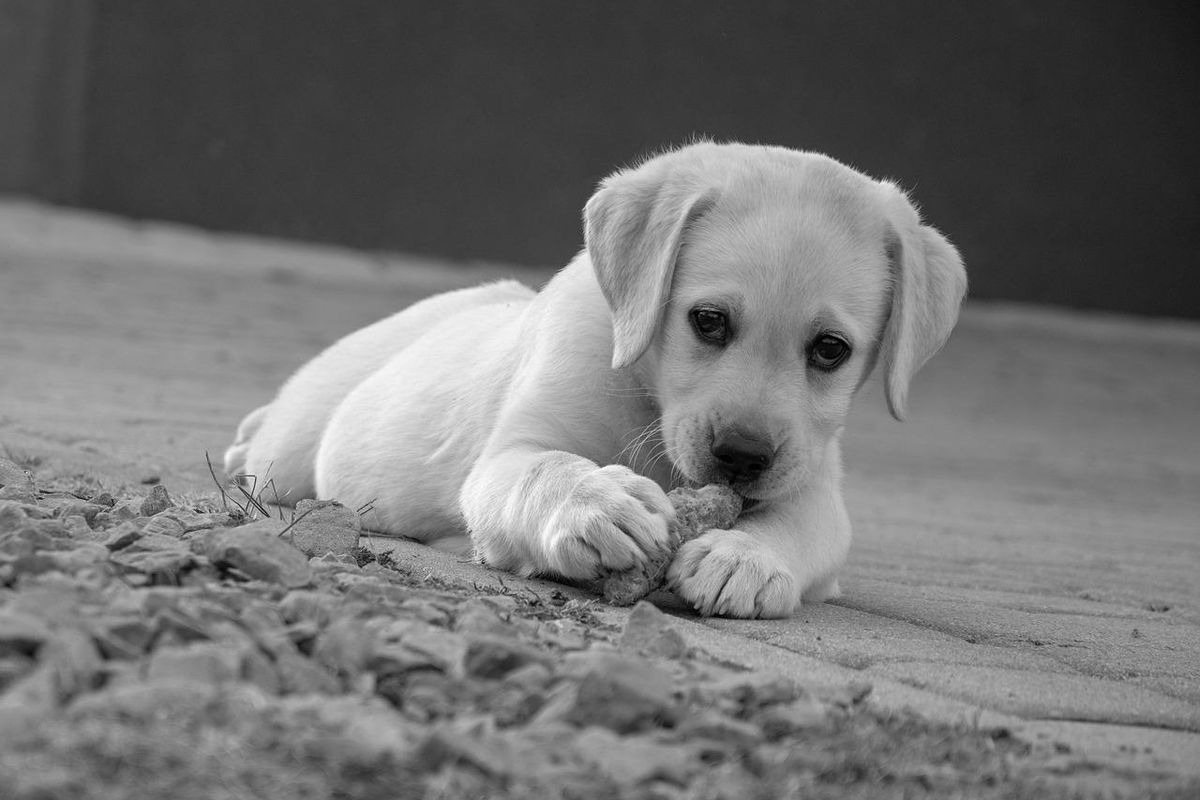
#> input picture group 412/lab2/Sofiia_Pelenska/sobaka.jpg, 1200 x 800 px
$ jupyter execute lab_2.ipynb
#> lines starting #> are read from the running program, lines starting #| are printed output that depends on the picture
[cell 1]
import numpy as np
import cv2 as cv
from matplotlib import pyplot as plt
import matplotlib.pyplot as plt

[cell 2]
def showImage(img):
    plt.figure(figsize=(15, 10))
    plt.axis('off')
    plt.imshow(img)

    plt.show()

[cell 3]
img1 = cv.imread('sobaka.jpg', cv.IMREAD_GRAYSCALE)
#> img1 is the input picture: shape (800, 1200); min 0, max 255, mean 114.1
showImage(img1)

[cell 4]
def hamming_distance(d1, d2):
    if len(d1) != len(d2):
        return -1
    return sum(el1 != el2 for el1, el2 in zip(d1, d2)) / len(d1)

[cell 5]
def custom_match(img1, img2):
    star = cv.xfeatures2d.StarDetector_create()
    # Initiate BRIEF extractor
    brief = cv.xfeatures2d.BriefDescriptorExtractor_create()
    # find the keypoints with STAR
    kp1 = star.detect(img1,None)
    kp2 = star.detect(img2,None)
    # compute the descriptors with BRIEF
    kp1, des1 = brief.compute(img1, kp1)
    kp2, des2 = brief.compute(img2, kp2)
    print(len(des1))
    print(len(des2))
    matches = []
    for i, d1 in enumerate(des1):
        for j, d2 in enumerate(des2):
            matches.append(cv.DMatch(_queryIdx=i, _trainIdx=j,  _distance=hamming_distance(d1,d2), _imgIdx=0))

    matches = sorted(matches, key=lambda x: x.distance)


    showImage(cv.drawMatches(img1, kp1, img2, kp2, matches[:20], None, flags=2))

[cell 6]
def bf_match(img1, img2):
    star = cv.xfeatures2d.StarDetector_create()
    # Initiate BRIEF extractor
    brief = cv.xfeatures2d.BriefDescriptorExtractor_create()
    # find the keypoints with STAR
    kp1 = star.detect(img1,None)
    kp2 = star.detect(img2,None)
    # compute the descriptors with BRIEF
    kp1, des1 = brief.compute(img1, kp1)
    kp2, des2 = brief.compute(img2, kp2)

    bf = cv.BFMatcher(cv.NORM_HAMMING, crossCheck=True)
    matches = bf.match(des1,des2)
    matches = sorted(matches, key = lambda x:x.distance)

    showImage(cv.drawMatches(img1, kp1, img2, kp2, matches[:20], None, flags=2))

[cell 7]
imag1 = cv.rotate(img1, cv.ROTATE_90_CLOCKWISE)
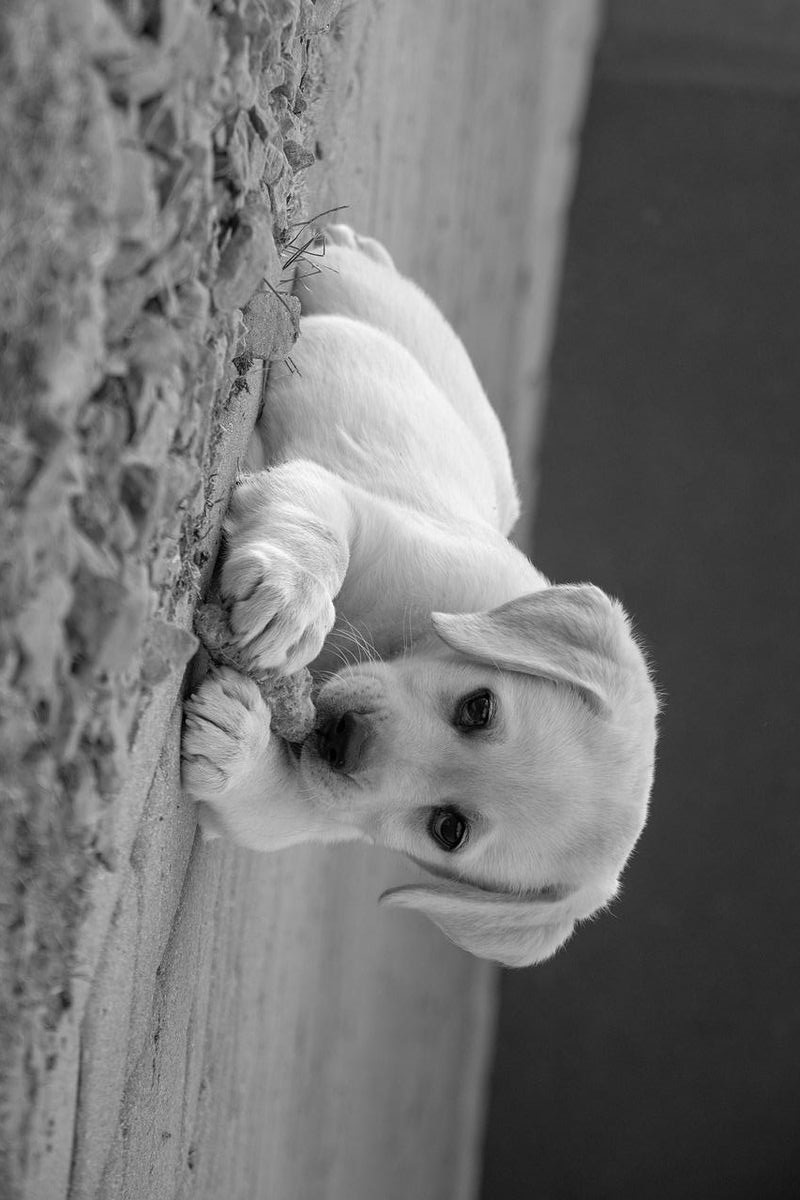
#> imag1: shape (1200, 800); min 0, max 255, mean 114.1

[cell 8]
bf_match(img1,imag1)
#> in bf_match, `kp1 = star.detect(img1,None)`: kp1 = 277 keypoints; strongest (x, y, size): (886, 189, 16), (619, 188, 32), (592, 205, 12), (696, 606, 4)
#> in bf_match, `kp2 = star.detect(img2,None)`: kp2 = 277 keypoints; strongest (x, y, size): (610, 886, 16), (611, 619, 32), (594, 592, 12), (193, 696, 4)
#> in bf_match, `matches = bf.match(des1,des2)`: matches = 68 matches
#> in showImage (call 2), `plt.show()`:
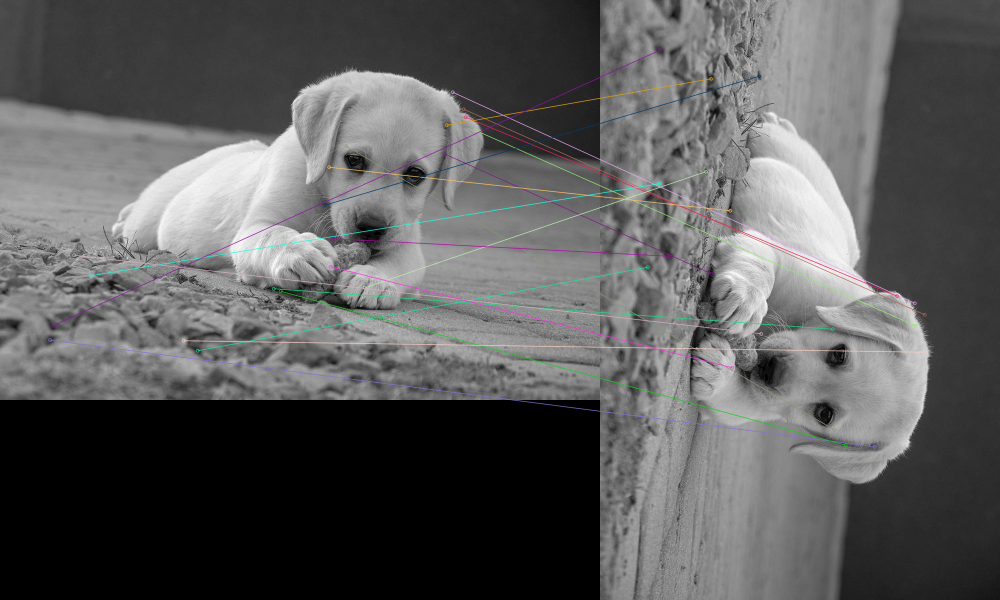
#> shown: shape (1200, 2000, 3) (shown at 1/2 size); mean R, G, B 91.5, 91.5, 91.6

[cell 9]
custom_match(img1,imag1)
#| 277
#| 277
#> after the loop in custom_match, `for i, d1 in enumerate(des1):`: matches = 76729 matches
#> in showImage (call 3), `plt.show()`:
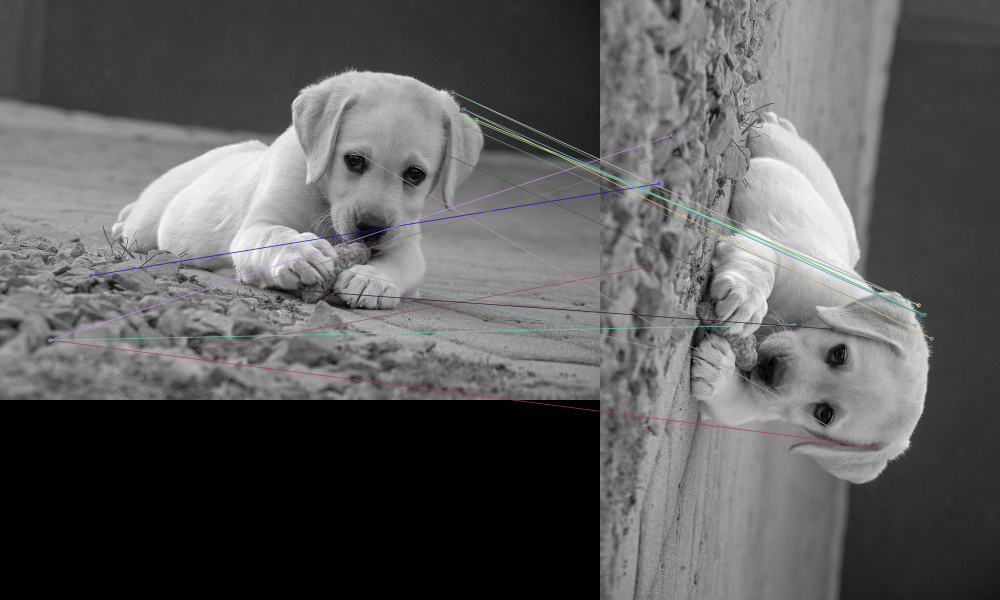
#> shown: shape (1200, 2000, 3) (shown at 1/2 size); mean R, G, B 91.4, 91.3, 91.5
